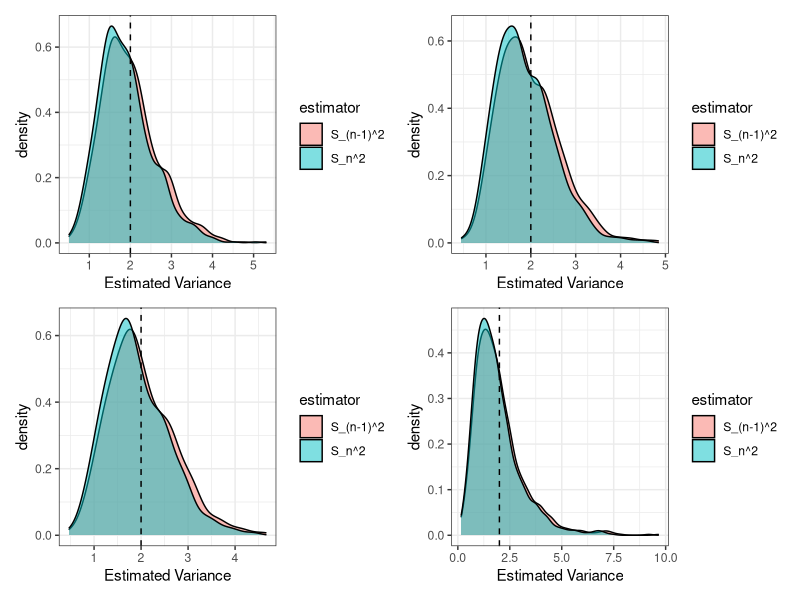
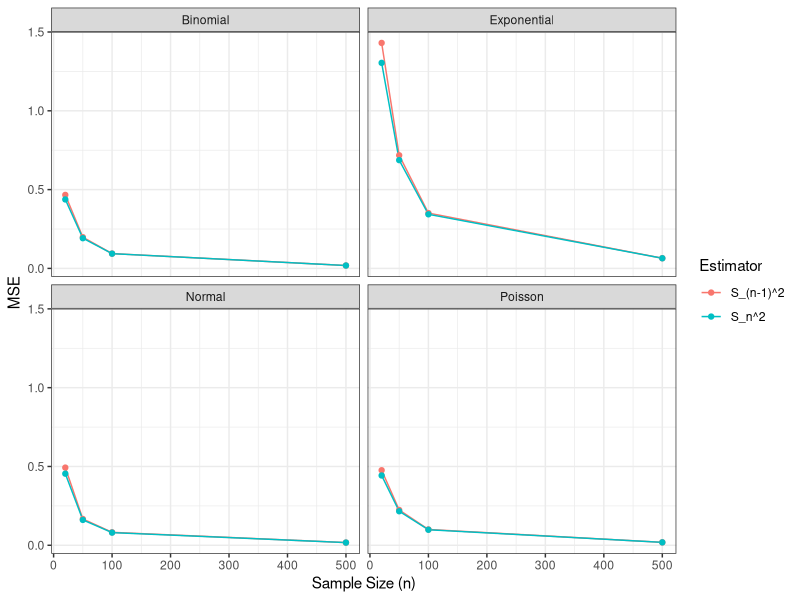
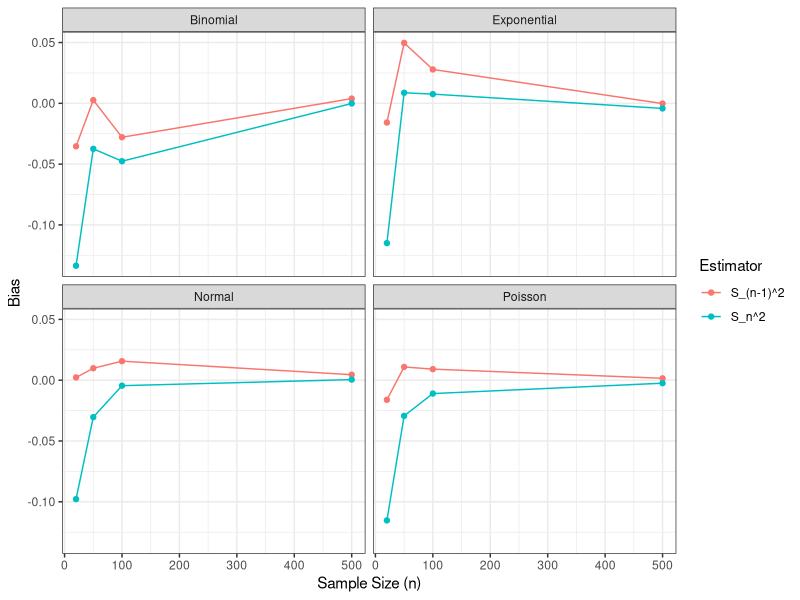
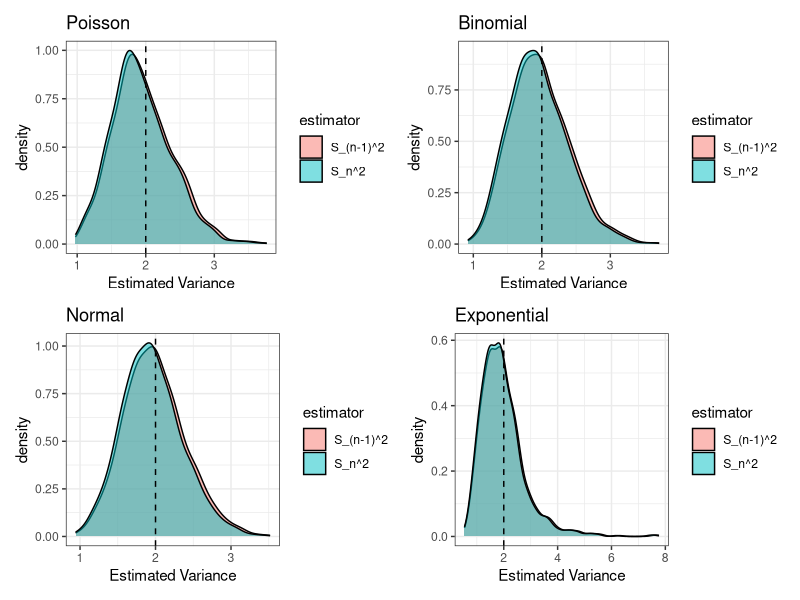
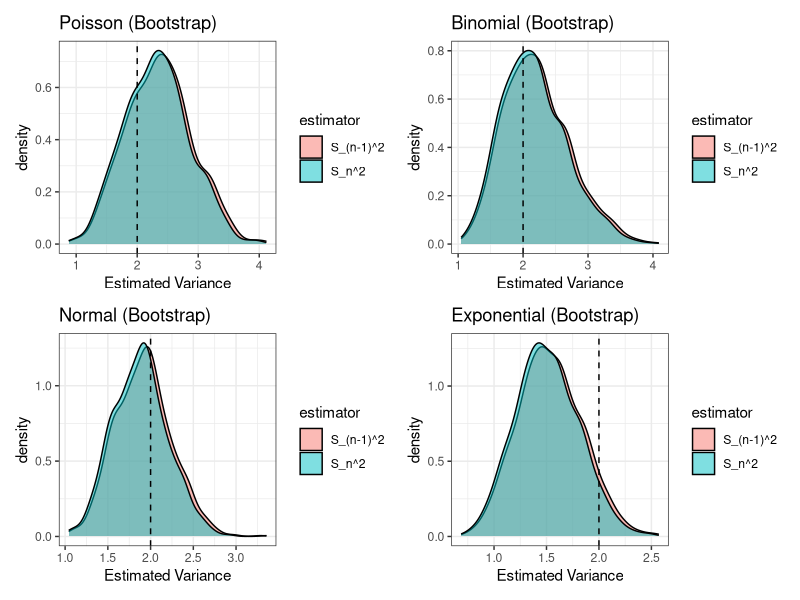

Reproduce these figures in R, in order.
## ---- chunk 1
#| echo: false

default_chunk_hook  <- knitr::knit_hooks$get("chunk")

latex_font_size <- c("Huge", "huge", "LARGE", "Large", 
                     "large", "normalsize", "small", 
                     "footnotesize", "scriptsize", "tiny")

knitr::knit_hooks$set(chunk = function(x, options) {
  x <- default_chunk_hook(x, options)
  if(options$size %in% latex_font_size) {
    paste0("\n \\", options$size, "\n\n", 
      x, 
      "\n\n \\normalsize"
    )
  } else {
    x
  }
})
## ---- chunk 2
#| label: load-packages
#| include: false
library(tidyverse)
library(patchwork)
## ---- chunk 3
set.seed(7272)

library(ggplot2)
library(dplyr)
library(patchwork)

#Simulation Function
simulate.variance = function(generator.fn, n, n.sim = 1000) {
  s_n1 = numeric(n.sim)
  s_n  = numeric(n.sim)
  
  for (i in 1:n.sim) {
    x = generator.fn(n)
    
    s_n1[i] = var(x)                 # S_(n-1)^2
    s_n[i]  = mean((x - mean(x))^2) # S_n^2
  }
  
  tibble(s_n1 = s_n1, s_n = s_n)
}
## ---- chunk 4
#Generate data for each distribution
gen.pois  = function(n) rpois(n, 2)
gen.binom = function(n) rbinom(n, 50, (5 - sqrt(21))/10)
gen.norm  = function(n) rnorm(n, 0, sqrt(2))
gen.exp   = function(n) rexp(n, rate = 1/sqrt(2))

#Simulations when n = 20
n = 20

pois.data  = simulate.variance(gen.pois, n)
binom.data = simulate.variance(gen.binom, n)
norm.data  = simulate.variance(gen.norm, n)
exp.data   = simulate.variance(gen.exp, n)
## ---- chunk 5
#Summary Function
summarize.results = function(data, dist.name) {
  true.var = 2
  
  tibble(
    Distribution = dist.name,
    Estimator = c("S_{n-1}^2", "S_n^2"),
    Bias = c(mean(data$s_n1) - true.var,
             mean(data$s_n)  - true.var),
    Variance = c(var(data$s_n1),
                 var(data$s_n)),
    Precision = c(1 / var(data$s_n1),
                  1 / var(data$s_n)),
    MSE = c(
      (mean(data$s_n1) - true.var)^2 + var(data$s_n1),
      (mean(data$s_n)  - true.var)^2 + var(data$s_n)
    )
  )
}
## ---- chunk 6
#| label: tbl-diff-variance-estimators
#| tbl-cap: "Comparison of Variance Estimators Using Bias, Variance, Precision, and MSE"
#| tbl-align: "center"
#| size: scriptsize

results.table = bind_rows( 
  summarize.results(pois.data,  "Poisson"),
  summarize.results(binom.data, "Binomial"),
  summarize.results(norm.data,  "Normal"),
  summarize.results(exp.data,   "Exponential")
) 
results.table |>
   knitr::kable(digits = 2)
## ---- chunk 7
#| label: fig-comp-variance-estimators
#| fig-cap: "Comparison of Variance Estimators (n = 20)"
#| fig-width: 10
#| fig-height: 5
#| scale: "80%"
#| fig-align: "center"
#| size: scriptsize

#Plot Function
make.plot = function(sim.data, title) {
  df.plot = tibble(
    value = c(sim.data$s_n1, sim.data$s_n),
    estimator = rep(c("S_(n-1)^2", "S_n^2"), each = nrow(sim.data))
  )
 #Plot 
  ggplot(df.plot, aes(x = value, fill = estimator)) +
    geom_density(alpha = 0.5) +
    geom_vline(xintercept = 2, linetype = "dashed") +
    labs(x = "Estimated Variance") +
    theme_bw()
}

p1 = make.plot(pois.data,  "Poisson(λ = 2)")
p2 = make.plot(binom.data, "Binomial(n=50, p=(5-√21)/10)")
p3 = make.plot(norm.data,  "Normal(0, √2)")
p4 = make.plot(exp.data,   "Exponential(λ = 1/√2)")

# Combine plots
(p1 | p2) / (p3 | p4) 
## ---- chunk 8
set.seed(7272)
sample.sizes = c(20, 50, 100, 500) #store sample sizes in a vector

summarize.results.n = function(data, dist.name, n) {
  true.var = 2
  
  tibble(
    Distribution = dist.name,
    n = n,
    Estimator = c("S_(n-1)^2", "S_n^2"),
    Bias = c(mean(data$s_n1) - true.var,
             mean(data$s_n)  - true.var),
    Variance = c(var(data$s_n1),
                 var(data$s_n)),
    Precision = c(1 / var(data$s_n1),
                  1 / var(data$s_n)),
    MSE = c(
      (mean(data$s_n1) - true.var)^2 + var(data$s_n1),
      (mean(data$s_n)  - true.var)^2 + var(data$s_n)
    )
  )
}
## ---- chunk 9
#| label: tbl-diff-variance-estimators-over-sample-sizes
#| tbl-cap: "Bias, Variance, Precision, MSE of Variance Estimators across Sample Sizes"
#| tbl-align: "center"
#| size: scriptsize

all.results = list()

#loop simulation function over sample sizes
for (n in sample.sizes) {
  pois.data  = simulate.variance(gen.pois, n)
  binom.data = simulate.variance(gen.binom, n)
  norm.data  = simulate.variance(gen.norm, n)
  exp.data   = simulate.variance(gen.exp, n)

all.results[[as.character(n)]] = bind_rows( 
  summarize.results.n(pois.data,  "Poisson", n),
  summarize.results.n(binom.data, "Binomial", n),
  summarize.results.n(norm.data,  "Normal", n),
  summarize.results.n(exp.data,   "Exponential", n)
) 
}
results.all.n = bind_rows(all.results)

results.all.n |>
   knitr::kable(digits = 2)
## ---- chunk 10
#| label: fig-mse-variance-estimators-diff-n
#| fig-cap: "MSE of Variance Estimators vs Sample Size"
#| fig-width: 10
#| fig-height: 5
#| scale: "80%"
#| fig-align: "center"
#| size: scriptsize

ggplot(results.all.n, aes(x = n, y = MSE, color = Estimator)) +
  geom_line() +
  geom_point() +
  facet_wrap(~ Distribution) +
  labs(x = "Sample Size (n)") +
  theme_bw()
## ---- chunk 11
#| label: fig-bias-diff-n
#| fig-cap: "Bias vs Sample Size"
#| fig-width: 10
#| fig-height: 5
#| scale: "80%"
#| fig-align: "center"
#| size: scriptsize

ggplot(results.all.n, aes(x = n, y = Bias, color = Estimator)) +
  geom_line() +
  geom_point() +
  facet_wrap(~ Distribution) + #facet by distribution
  labs(x = "Sample Size (n)") +
  theme_bw()
## ---- chunk 12
set.seed(7272)

n = 50 #random n

pois.data  = simulate.variance(gen.pois, n)
binom.data = simulate.variance(gen.binom, n)
norm.data  = simulate.variance(gen.norm, n)
exp.data   = simulate.variance(gen.exp, n)
## ---- chunk 13
#Plot function
make.density.plot = function(sim.data, title) {
  df.plot = tibble(
    value = c(sim.data$s_n1, sim.data$s_n),
    estimator = rep(c("S_(n-1)^2", "S_n^2"), each = nrow(sim.data))
  )

#Plot
  ggplot(df.plot, aes(x = value, fill = estimator)) +
    geom_density(alpha = 0.5) +
    geom_vline(xintercept = 2, linetype = "dashed") +
    labs(title = title, x = "Estimated Variance") +
    theme_bw()
}
## ---- chunk 14
#| label: fig-sampling-distr-of-variance-estimators
#| fig-cap: "Sampling Distributions of Variance Estimators"
#| fig-width: 10
#| fig-height: 5
#| scale: "80%"
#| fig-align: "center"
#| size: scriptsize

library(patchwork)

p1 = make.density.plot(pois.data,  "Poisson")
p2 = make.density.plot(binom.data, "Binomial")
p3 = make.density.plot(norm.data,  "Normal")
p4 = make.density.plot(exp.data,   "Exponential")

(p1 | p2) / (p3 | p4) #Combine plots
## ---- chunk 15
#Create bootstrap function
bootstrap.variance = function(x, n.boot = 1000) { 
  n = length(x)
  
  s_n1 = numeric(n.boot)
  s_n  = numeric(n.boot)
  
  for (i in 1:n.boot) { #loop sample
    x.sample = sample(x, size = n, replace = TRUE)  # bootstrap sample (replacement)
    
    s_n1[i] = var(x.sample)
    s_n[i]  = mean((x.sample - mean(x.sample))^2)
  }
  
  tibble(s_n1 = s_n1, s_n = s_n)
}
## ---- chunk 16
#Take one random sample from each distribution
set.seed(7272)

n = 50

x.pois  = rpois(n, 2)
x.binom = rbinom(n, 50, (5 - sqrt(21))/10)
x.norm  = rnorm(n, 0, sqrt(2))
x.exp   = rexp(n, rate = 1/sqrt(2))

pois.boot  = bootstrap.variance(x.pois)
binom.boot = bootstrap.variance(x.binom)
norm.boot  = bootstrap.variance(x.norm)
exp.boot   = bootstrap.variance(x.exp)
## ---- chunk 17
#| label: fig-bootstrap
#| fig-cap: "Sampling Distributions of Variance Estimators Using Bootstrapping"
#| fig-width: 10
#| fig-height: 5
#| scale: "80%"
#| fig-align: "center"
#| size: scriptsize

p1 = make.density.plot(pois.boot,  "Poisson (Bootstrap)")
p2 = make.density.plot(binom.boot, "Binomial (Bootstrap)")
p3 = make.density.plot(norm.boot,  "Normal (Bootstrap)")
p4 = make.density.plot(exp.boot,   "Exponential (Bootstrap)")

(p1 | p2) / (p3 | p4) #combine plots
